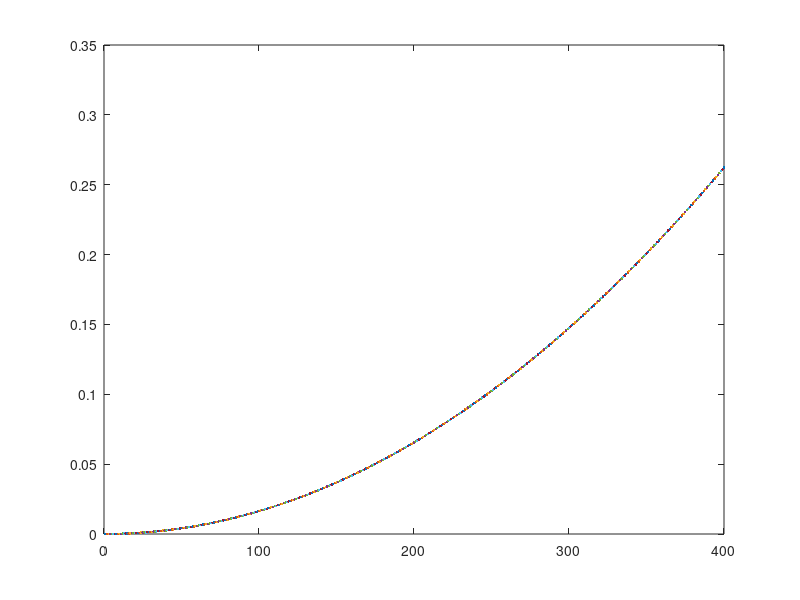

MATLAB code to generate this figure:
l = 0.15;
a = 0.32 * 10^-3;
v = 1.32;
r = 2.5;

wN = 95.1 * 10-6;
hN = 450;

wP = 0.01;
hP = 1.46;

i = v / r;
figure;
for t = 1:1:400
    h = i^2 * r * t;
    dt = (h * t) / (hN*wN);
    
    plot(t,dt);
    hold on
    %disp(t + " = " + dt); 
end

